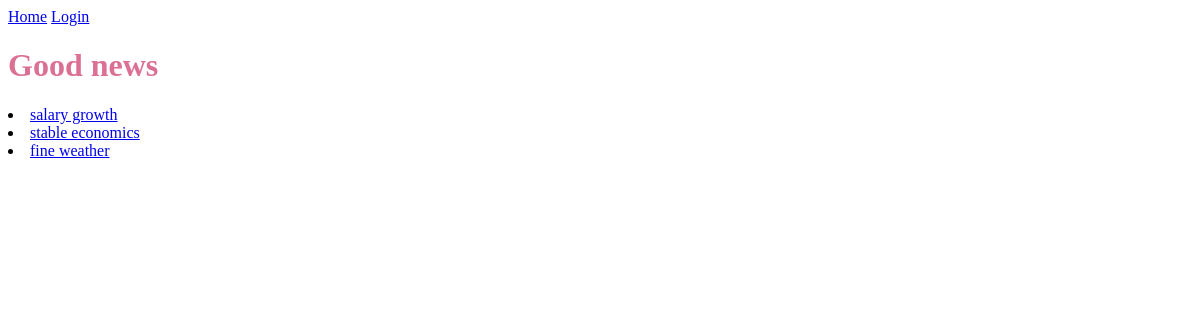
Before: / with the older database file.
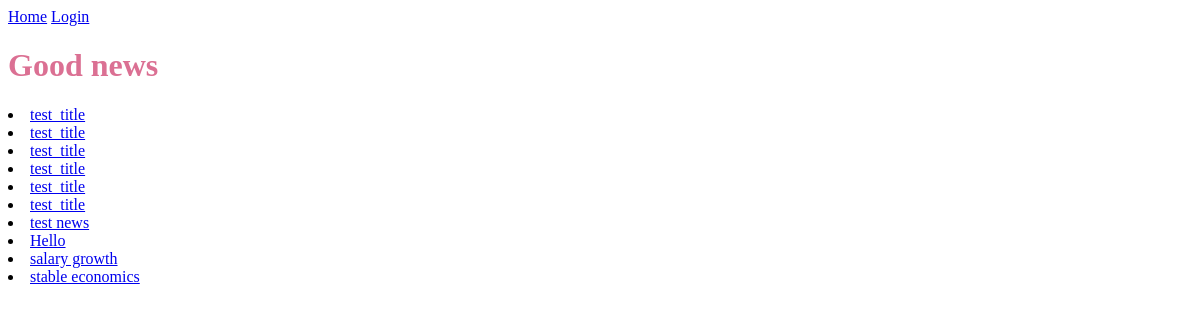
After: the same page with the newer database file.
### models.py (models this page shows)
class News(db.Model):
    id = db.Column(db.Integer, primary_key=True)
    text = db.Column(db.String(500), index=True)
    title = db.Column(db.String(50), index=True)
    journalist_id = db.Column(db.Integer, db.ForeignKey('journalist.id'))

### routes.py (the view)
@app.route('/', methods=['GET', 'POST'])
def index():
    good_news = News.query.order_by(News.id.desc()).limit(10)
    if current_user.is_authenticated:
        app.logger.info('current user is authenticated')
    else:
        app.logger.info('current user is anonymous')
    return render_template(
        'index.html', good_news=good_news)

### templates/index.html
{% extends "base.html" %}
{% block content %}
{% for news in good_news %}
<li>
    <a href="{{url_for('news', news_id = news.id)}}">
        {{ news.title }}</a>
</li>
{% endfor %}
{% endblock %}

### templates/base.html (shortened to what this page needs)
<!DOCTYPE html>
<html lang="en">
<head>
    <link rel="stylesheet" href="../static/styles.css">
</head>
<body>
    <a href="{{ url_for('index') }}">Home</a>
    {% if current_user.is_anonymous %}
    <a href="{{ url_for('login') }}">Login</a>
    {% else %}
    <a href="{{ url_for('user', username=current_user.name) }}">Profile</a>
    <a href="{{ url_for('logout') }}">Logout</a>
    {% endif %}
    <h1>Good news</h1>
    {%block content%}{%endblock%}
</body>
</html>

### static/styles.css (style rules this page uses)
h1 { color: palevioletred; }

Changed rows visible on the page:
no longer on this page (row unchanged): News: title "fine weather"
added News: title "test_title"
added News: title "test_title"
added News: title "test_title"
added News: title "test_title"
added News: title "test_title"
added News: title "test_title"
added News: title "test news"
added News: title "Hello"
